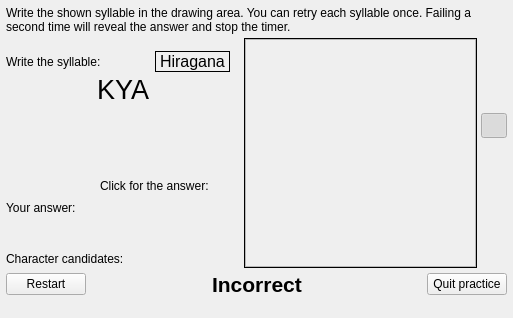
<?xml version="1.0" encoding="UTF-8"?>
<ui version="4.0">
 <class>KanaWritingPracticeForm</class>
 <widget class="QMainWindow" name="KanaWritingPracticeForm">
  <property name="geometry">
   <rect>
    <x>0</x>
    <y>0</y>
    <width>513</width>
    <height>318</height>
   </rect>
  </property>
  <property name="sizePolicy">
   <sizepolicy hsizetype="Fixed" vsizetype="Fixed">
    <horstretch>0</horstretch>
    <verstretch>0</verstretch>
   </sizepolicy>
  </property>
  <property name="windowTitle">
   <string>zkanji - Kana writing practice</string>
  </property>
  <widget class="QWidget" name="centralwidget">
   <property name="sizePolicy">
    <sizepolicy hsizetype="Fixed" vsizetype="Fixed">
     <horstretch>0</horstretch>
     <verstretch>0</verstretch>
    </sizepolicy>
   </property>
   <layout class="QVBoxLayout" name="verticalLayout_3">
    <property name="spacing">
     <number>4</number>
    </property>
    <property name="leftMargin">
     <number>6</number>
    </property>
    <property name="topMargin">
     <number>6</number>
    </property>
    <property name="rightMargin">
     <number>6</number>
    </property>
    <property name="bottomMargin">
     <number>2</number>
    </property>
    <item>
     <widget class="QLabel" name="label">
      <property name="text">
       <string>Write the shown syllable in the drawing area. You can retry each syllable once. Failing a second time will reveal the answer and stop the timer.</string>
      </property>
      <property name="wordWrap">
       <bool>true</bool>
      </property>
     </widget>
    </item>
    <item>
     <layout class="QHBoxLayout" name="horizontalLayout_7">
      <item>
       <layout class="QVBoxLayout" name="verticalLayout" stretch="0,0,0,1,0,0,0,0,0">
        <property name="spacing">
         <number>2</number>
        </property>
        <item>
         <spacer name="verticalSpacer_3">
          <property name="orientation">
           <enum>Qt::Vertical</enum>
          </property>
          <property name="sizeType">
           <enum>QSizePolicy::Fixed</enum>
          </property>
          <property name="sizeHint" stdset="0">
           <size>
            <width>20</width>
            <height>13</height>
           </size>
          </property>
         </spacer>
        </item>
        <item>
         <layout class="QHBoxLayout" name="horizontalLayout_10">
          <property name="spacing">
           <number>0</number>
          </property>
          <property name="rightMargin">
           <number>10</number>
          </property>
          <item>
           <widget class="QLabel" name="label_4">
            <property name="sizePolicy">
             <sizepolicy hsizetype="Fixed" vsizetype="Preferred">
              <horstretch>0</horstretch>
              <verstretch>0</verstretch>
             </sizepolicy>
            </property>
            <property name="text">
             <string>Write the syllable:</string>
            </property>
           </widget>
          </item>
          <item>
           <spacer name="horizontalSpacer_2">
            <property name="orientation">
             <enum>Qt::Horizontal</enum>
            </property>
            <property name="sizeHint" stdset="0">
             <size>
              <width>5</width>
              <height>5</height>
             </size>
            </property>
           </spacer>
          </item>
          <item>
           <widget class="QLabel" name="kanaLabel">
            <property name="sizePolicy">
             <sizepolicy hsizetype="Fixed" vsizetype="Fixed">
              <horstretch>0</horstretch>
              <verstretch>0</verstretch>
             </sizepolicy>
            </property>
            <property name="font">
             <font>
              <pointsize>12</pointsize>
              <weight>50</weight>
              <bold>false</bold>
             </font>
            </property>
            <property name="frameShape">
             <enum>QFrame::Box</enum>
            </property>
            <property name="frameShadow">
             <enum>QFrame::Plain</enum>
            </property>
            <property name="text">
             <string>Hiragana</string>
            </property>
           </widget>
          </item>
         </layout>
        </item>
        <item>
         <layout class="QHBoxLayout" name="horizontalLayout">
          <item>
           <spacer name="horizontalSpacer_3">
            <property name="orientation">
             <enum>Qt::Horizontal</enum>
            </property>
            <property name="sizeHint" stdset="0">
             <size>
              <width>5</width>
              <height>5</height>
             </size>
            </property>
           </spacer>
          </item>
          <item>
           <widget class="QLabel" name="questionLabel">
            <property name="font">
             <font>
              <pointsize>20</pointsize>
             </font>
            </property>
            <property name="text">
             <string notr="true">KYA</string>
            </property>
            <property name="alignment">
             <set>Qt::AlignBottom|Qt::AlignLeading|Qt::AlignLeft</set>
            </property>
           </widget>
          </item>
          <item>
           <spacer name="horizontalSpacer_6">
            <property name="orientation">
             <enum>Qt::Horizontal</enum>
            </property>
            <property name="sizeHint" stdset="0">
             <size>
              <width>5</width>
              <height>5</height>
             </size>
            </property>
           </spacer>
          </item>
         </layout>
        </item>
        <item>
         <spacer name="vSpacer">
          <property name="orientation">
           <enum>Qt::Vertical</enum>
          </property>
          <property name="sizeHint" stdset="0">
           <size>
            <width>5</width>
            <height>5</height>
           </size>
          </property>
         </spacer>
        </item>
        <item>
         <layout class="QHBoxLayout" name="horizontalLayout_6">
          <property name="spacing">
           <number>5</number>
          </property>
          <item>
           <spacer name="horizontalSpacer_4">
            <property name="orientation">
             <enum>Qt::Horizontal</enum>
            </property>
            <property name="sizeHint" stdset="0">
             <size>
              <width>40</width>
              <height>20</height>
             </size>
            </property>
           </spacer>
          </item>
          <item>
           <widget class="QLabel" name="label_2">
            <property name="sizePolicy">
             <sizepolicy hsizetype="Fixed" vsizetype="Fixed">
              <horstretch>0</horstretch>
              <verstretch>0</verstretch>
             </sizepolicy>
            </property>
            <property name="text">
             <string>Click for the answer:</string>
            </property>
           </widget>
          </item>
          <item>
           <widget class="QToolButton" name="revealButton">
            <property name="toolTip">
             <string>Play/stop stroke order animation for syllable</string>
            </property>
            <property name="icon">
             <iconset resource="../Resources/resources.qrc">
              <normaloff>:/playbtn.svg</normaloff>:/playbtn.svg</iconset>
            </property>
            <property name="iconSize">
             <size>
              <width>18</width>
              <height>18</height>
             </size>
            </property>
            <property name="autoRaise">
             <bool>true</bool>
            </property>
           </widget>
          </item>
         </layout>
        </item>
        <item>
         <widget class="QLabel" name="titleLabel">
          <property name="text">
           <string>Your answer:</string>
          </property>
         </widget>
        </item>
        <item>
         <layout class="QHBoxLayout" name="horizontalLayout_5">
          <item>
           <spacer name="horizontalSpacer">
            <property name="orientation">
             <enum>Qt::Horizontal</enum>
            </property>
            <property name="sizeHint" stdset="0">
             <size>
              <width>40</width>
              <height>20</height>
             </size>
            </property>
           </spacer>
          </item>
          <item>
           <widget class="QLabel" name="text1Label">
            <property name="font">
             <font>
              <pointsize>22</pointsize>
             </font>
            </property>
            <property name="text">
             <string notr="true"/>
            </property>
           </widget>
          </item>
          <item>
           <widget class="QLabel" name="text2Label">
            <property name="font">
             <font>
              <pointsize>22</pointsize>
             </font>
            </property>
            <property name="text">
             <string notr="true"/>
            </property>
           </widget>
          </item>
          <item>
           <widget class="QLabel" name="text3Label">
            <property name="font">
             <font>
              <pointsize>22</pointsize>
             </font>
            </property>
            <property name="text">
             <string notr="true"/>
            </property>
           </widget>
          </item>
         </layout>
        </item>
        <item>
         <widget class="QLabel" name="label_5">
          <property name="text">
           <string>Character candidates:</string>
          </property>
         </widget>
        </item>
        <item>
         <widget class="ZItemScroller" name="candidateScroller" native="true">
          <property name="sizePolicy">
           <sizepolicy hsizetype="Minimum" vsizetype="Preferred">
            <horstretch>0</horstretch>
            <verstretch>0</verstretch>
           </sizepolicy>
          </property>
         </widget>
        </item>
       </layout>
      </item>
      <item>
       <layout class="QVBoxLayout" name="verticalLayout_4">
        <item>
         <widget class="QStackedWidget" name="stack">
          <property name="frameShape">
           <enum>QFrame::Panel</enum>
          </property>
          <property name="currentIndex">
           <number>0</number>
          </property>
          <widget class="QWidget" name="page">
           <layout class="QHBoxLayout" name="horizontalLayout_8">
            <property name="spacing">
             <number>0</number>
            </property>
            <property name="leftMargin">
             <number>0</number>
            </property>
            <property name="topMargin">
             <number>0</number>
            </property>
            <property name="rightMargin">
             <number>0</number>
            </property>
            <property name="bottomMargin">
             <number>0</number>
            </property>
            <item>
             <widget class="RecognizerArea" name="drawArea">
              <property name="sizePolicy">
               <sizepolicy hsizetype="MinimumExpanding" vsizetype="MinimumExpanding">
                <horstretch>0</horstretch>
                <verstretch>0</verstretch>
               </sizepolicy>
              </property>
              <property name="frameShape">
               <enum>QFrame::StyledPanel</enum>
              </property>
             </widget>
            </item>
           </layout>
          </widget>
          <widget class="QWidget" name="page_2">
           <layout class="QHBoxLayout" name="horizontalLayout_9">
            <property name="spacing">
             <number>0</number>
            </property>
            <property name="leftMargin">
             <number>0</number>
            </property>
            <property name="topMargin">
             <number>0</number>
            </property>
            <property name="rightMargin">
             <number>0</number>
            </property>
            <property name="bottomMargin">
             <number>0</number>
            </property>
            <item>
             <widget class="ZKanjiDiagram" name="kanjiView" native="true">
              <property name="sizePolicy">
               <sizepolicy hsizetype="MinimumExpanding" vsizetype="MinimumExpanding">
                <horstretch>0</horstretch>
                <verstretch>0</verstretch>
               </sizepolicy>
              </property>
             </widget>
            </item>
           </layout>
          </widget>
         </widget>
        </item>
       </layout>
      </item>
      <item>
       <widget class="QWidget" name="buttonWidget" native="true">
        <layout class="QVBoxLayout" name="verticalLayout_2">
         <property name="spacing">
          <number>0</number>
         </property>
         <property name="leftMargin">
          <number>0</number>
         </property>
         <property name="topMargin">
          <number>0</number>
         </property>
         <property name="rightMargin">
          <number>0</number>
         </property>
         <property name="bottomMargin">
          <number>0</number>
         </property>
         <item>
          <widget class="QToolButton" name="prevButton">
           <property name="focusPolicy">
            <enum>Qt::NoFocus</enum>
           </property>
           <property name="toolTip">
            <string>Undo last stroke</string>
           </property>
           <property name="icon">
            <iconset resource="../Resources/resources.qrc">
             <normaloff>:/delmark.svg</normaloff>:/delmark.svg</iconset>
           </property>
           <property name="iconSize">
            <size>
             <width>18</width>
             <height>18</height>
            </size>
           </property>
           <property name="autoRepeat">
            <bool>true</bool>
           </property>
           <property name="autoRaise">
            <bool>true</bool>
           </property>
          </widget>
         </item>
         <item>
          <widget class="QToolButton" name="nextButton">
           <property name="focusPolicy">
            <enum>Qt::NoFocus</enum>
           </property>
           <property name="toolTip">
            <string>Redo last stroke</string>
           </property>
           <property name="icon">
            <iconset resource="../Resources/resources.qrc">
             <normaloff>:/addmark.svg</normaloff>:/addmark.svg</iconset>
           </property>
           <property name="iconSize">
            <size>
             <width>18</width>
             <height>18</height>
            </size>
           </property>
           <property name="autoRepeat">
            <bool>true</bool>
           </property>
           <property name="autoRaise">
            <bool>true</bool>
           </property>
          </widget>
         </item>
         <item>
          <widget class="QToolButton" name="clearButton">
           <property name="focusPolicy">
            <enum>Qt::NoFocus</enum>
           </property>
           <property name="toolTip">
            <string>Erase drawn strokes</string>
           </property>
           <property name="icon">
            <iconset resource="../Resources/resources.qrc">
             <normaloff>:/eraser.svg</normaloff>:/eraser.svg</iconset>
           </property>
           <property name="iconSize">
            <size>
             <width>18</width>
             <height>18</height>
            </size>
           </property>
           <property name="autoRaise">
            <bool>true</bool>
           </property>
          </widget>
         </item>
         <item>
          <widget class="QToolButton" name="gridButton">
           <property name="focusPolicy">
            <enum>Qt::NoFocus</enum>
           </property>
           <property name="toolTip">
            <string>Toggle grid to help stroke positioning</string>
           </property>
           <property name="icon">
            <iconset resource="../Resources/resources.qrc">
             <normaloff>:/grid.svg</normaloff>:/grid.svg</iconset>
           </property>
           <property name="iconSize">
            <size>
             <width>18</width>
             <height>18</height>
            </size>
           </property>
           <property name="checkable">
            <bool>true</bool>
           </property>
           <property name="checked">
            <bool>true</bool>
           </property>
           <property name="autoRaise">
            <bool>true</bool>
           </property>
          </widget>
         </item>
         <item>
          <spacer name="verticalSpacer">
           <property name="orientation">
            <enum>Qt::Vertical</enum>
           </property>
           <property name="sizeHint" stdset="0">
            <size>
             <width>20</width>
             <height>40</height>
            </size>
           </property>
          </spacer>
         </item>
        </layout>
       </widget>
      </item>
     </layout>
    </item>
    <item>
     <layout class="QHBoxLayout" name="horizontalLayout_2">
      <item>
       <layout class="QHBoxLayout" name="horizontalLayout_3">
        <property name="spacing">
         <number>2</number>
        </property>
        <item>
         <widget class="QPushButton" name="restartButton">
          <property name="text">
           <string>Restart</string>
          </property>
         </widget>
        </item>
       </layout>
      </item>
      <item>
       <spacer name="horizontalSpacer_8">
        <property name="orientation">
         <enum>Qt::Horizontal</enum>
        </property>
        <property name="sizeHint" stdset="0">
         <size>
          <width>5</width>
          <height>5</height>
         </size>
        </property>
       </spacer>
      </item>
      <item>
       <widget class="QLabel" name="resultLabel">
        <property name="font">
         <font>
          <pointsize>16</pointsize>
          <weight>75</weight>
          <bold>true</bold>
         </font>
        </property>
        <property name="text">
         <string>Incorrect</string>
        </property>
        <property name="alignment">
         <set>Qt::AlignCenter</set>
        </property>
       </widget>
      </item>
      <item>
       <spacer name="horizontalSpacer_5">
        <property name="orientation">
         <enum>Qt::Horizontal</enum>
        </property>
        <property name="sizeHint" stdset="0">
         <size>
          <width>5</width>
          <height>5</height>
         </size>
        </property>
       </spacer>
      </item>
      <item>
       <layout class="QHBoxLayout" name="horizontalLayout_4">
        <property name="spacing">
         <number>2</number>
        </property>
        <property name="leftMargin">
         <number>0</number>
        </property>
        <item>
         <widget class="QPushButton" name="abortButton">
          <property name="text">
           <string>Quit practice</string>
          </property>
         </widget>
        </item>
       </layout>
      </item>
     </layout>
    </item>
   </layout>
  </widget>
  <widget class="ZStatusBar" name="status">
   <property name="sizeGripEnabled">
    <bool>false</bool>
   </property>
  </widget>
 </widget>
 <customwidgets>
  <customwidget>
   <class>ZStatusBar</class>
   <extends>QStatusBar</extends>
   <header>zstatusbar.h</header>
   <container>1</container>
  </customwidget>
  <customwidget>
   <class>ZItemScroller</class>
   <extends>QWidget</extends>
   <header>zitemscroller.h</header>
   <container>1</container>
  </customwidget>
  <customwidget>
   <class>RecognizerArea</class>
   <extends>QFrame</extends>
   <header>recognizerform.h</header>
   <container>1</container>
  </customwidget>
  <customwidget>
   <class>ZKanjiDiagram</class>
   <extends>QWidget</extends>
   <header>zkanjidiagram.h</header>
   <container>1</container>
  </customwidget>
 </customwidgets>
 <resources>
  <include location="Resources/resources.qrc"/>
 </resources>
 <connections/>
</ui>
